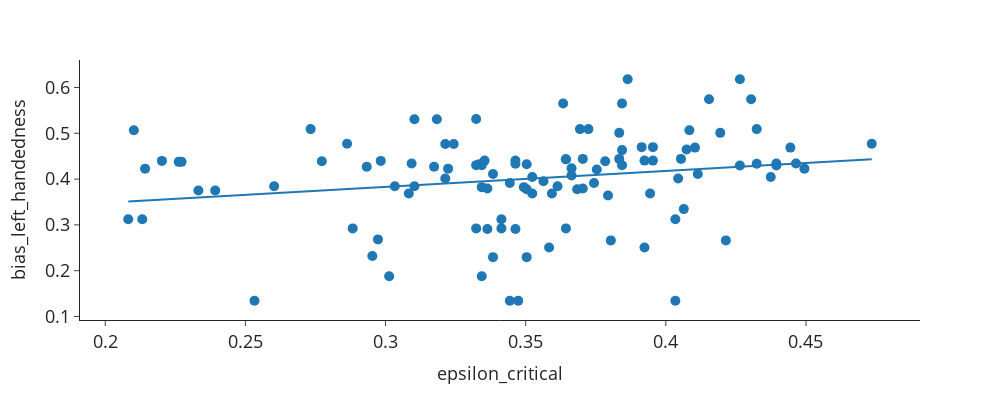

The code cell stored with this chart in its notebook:
### Code cell
import plotly.express as px
fig = px.scatter(filtered_df,"epsilon_critical","en_ns", trendline='ols',width=1000, height=400, template='simple_white')
fig.update_traces(marker=dict(size=10))  # Adjust the size as needed

# Update layout to increase text size
fig.update_layout(
    xaxis={'title': {'text': 'epsilon_critical', 'font': {'size': 18}}},
    yaxis={'title': {'text': 'bias_left_handedness', 'font': {'size': 18}}},
    legend={'font': {'size': 14}},
    font=dict(size=18)  # Set the default font size for all text in the plot
)

# Show the plot
fig.show()
